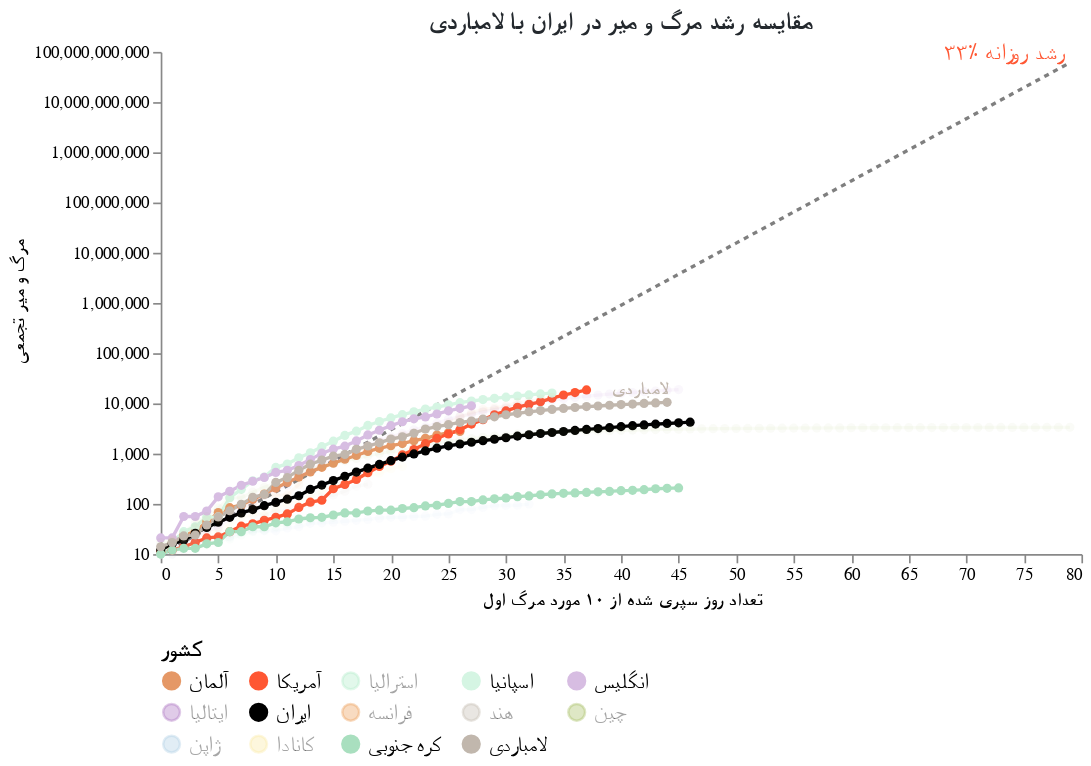

Here is the notebook cell this chart was saved with:
### Markdown cell above
## در لامباردی چه گذشت؟

لومباردی ، منطقه ایی در ایتالیا با تنها ۱۰ میلیون نفر جمعیت ، دارای مرگ و میر بیش از ۴۰۰۰ تن به دلیل کووید ۱۹ است. لومباردی در بالاترین میزان مرگ و میر روزانه خود ، در یک روز ۵۴۶ کشته برجای گذاشت. این نشان می دهد که ویروس حتی در مقیاس جمعیتی کوچک ، احتمالاً به دلیل خدمات مراقبت های بهداشتی اندک میتواند میزان مرگ و میر بالایی داشته باشد.

ایران در مقایسه با لمباردی کجا ایستاده است؟

### Code cell
#hide_input
chart5 = make_since_chart(['انگلیس','ایران',  'آمریکا', 'اسپانیا', 'آلمان', 'کره جنوبی'], ['لامباردی'])
chart5

### Figure 1 — Vega-Lite specification as saved in the notebook (floating-point values rounded to 4 significant figures; data arrays with more than 128 entries replaced by an {"elided": "..."} marker saying what was removed)
{"config": {"view": {"continuousWidth": 400, "continuousHeight": 300, "strokeOpacity": 0}, "axis": {"grid": false}, "title": {"color": "#24292e", "font": "Tahoma", "fontSize": 15}}, "layer": [{"mark": {"type": "line", "color": "black", "opacity": 0.5, "strokeDash": [3, 3]}, "encoding": {"x": {"type": "quantitative", "field": "Days since 10th death"}, "y": {"type": "quantitative", "field": "Confirmed Cases"}}}, {"mark": {"type": "text", "align": "right", "color": "#FF5733", "dy": -6, "fontSize": 14, "text": "۳۳٪ رشد روزانه"}, "encoding": {"x": {"type": "quantitative", "field": "Days since 10th death"}, "y": {"type": "quantitative", "field": "Confirmed Cases"}}, "transform": [{"filter": "(datum['Days since 10th death'] >= 79)"}]}, {"data": {"name": "data-f8c9fd1bc915c23dace419bb4ce1d984"}, "mark": {"type": "line", "point": true}, "encoding": {"color": {"type": "nominal", "field": "Country", "legend": {"columns": 5, "labelFont": "Tahoma", "labelFontSize": 13, "orient": "bottom", "symbolLimit": 100, "title": "کشور", "titleFont": "Tahoma", "titleFontSize": 14}, "scale": {"domain": ["آلمان", "آمریکا", "استرالیا", "اسپانیا", "انگلیس", "ایتالیا", "ایران", "فرانسه", "هند", "چین", "ژاپن", "کانادا", "کره جنوبی", "لامباردی"], "range": ["#E59866", "#FF5733", "#ABEBC6", "#D5F5E3", "#D7BDE2", "#A569BD", "black", "#EB984E", "#C1B7AD", "#A1BA59", "#A9CCE3", "#F9E79F", "#A9DFBF", "#C1B7AD"]}}, "opacity": {"condition": {"value": 1, "selection": "selector002"}, "value": 0.05}, "tooltip": [{"type": "nominal", "field": "Country"}, {"type": "temporal", "field": "Date"}, {"type": "quantitative", "field": "Confirmed Cases"}, {"type": "quantitative", "field": "Days since 10th death"}], "x": {"type": "quantitative", "axis": {"title": "تعداد روز سپری شده از ۱۰ مورد مرگ اول", "titleFont": "Tahoma"}, "field": "Days since 10th death"}, "y": {"type": "quantitative", "axis": {"title": "مرگ و میر تجمعی", "titleFont": "Tahoma"}, "field": "Confirmed Cases", "scale": {"type": "log"}}}, "selection": {"selector002": {"type": "multi", "fields": ["Country"], "bind": "legend", "init": [{"Country": "انگلیس"}, {"Country": "ایران"}, {"Country": "آمریکا"}, {"Country": "اسپانیا"}, {"Country": "آلمان"}, {"Country": "کره جنوبی"}, {"Country": "لامباردی"}]}}, "width": 550}, {"data": {"name": "data-f8c9fd1bc915c23dace419bb4ce1d984"}, "mark": {"type": "text", "align": "right", "dy": -8, "fontWeight": "bold"}, "encoding": {"color": {"type": "nominal", "field": "Country", "legend": {"columns": 5, "labelFont": "Tahoma", "labelFontSize": 13, "orient": "bottom", "symbolLimit": 100, "title": "کشور", "titleFont": "Tahoma", "titleFontSize": 14}, "scale": {"domain": ["آلمان", "آمریکا", "استرالیا", "اسپانیا", "انگلیس", "ایتالیا", "ایران", "فرانسه", "هند", "چین", "ژاپن", "کانادا", "کره جنوبی", "لامباردی"], "range": ["#E59866", "#FF5733", "#ABEBC6", "#D5F5E3", "#D7BDE2", "#A569BD", "black", "#EB984E", "#C1B7AD", "#A1BA59", "#A9CCE3", "#F9E79F", "#A9DFBF", "#C1B7AD"]}}, "opacity": {"condition": {"value": 1, "selection": "selector002"}, "value": 0.05}, "text": {"type": "nominal", "field": "Country"}, "tooltip": [{"type": "nominal", "field": "Country"}, {"type": "temporal", "field": "Date"}, {"type": "quantitative", "field": "Confirmed Cases"}, {"type": "quantitative", "field": "Days since 10th death"}], "x": {"type": "quantitative", "axis": {"title": "تعداد روز سپری شده از ۱۰ مورد مرگ اول", "titleFont": "Tahoma"}, "field": "Days since 10th death"}, "y": {"type": "quantitative", "axis": {"title": "مرگ و میر تجمعی", "titleFont": "Tahoma"}, "field": "Confirmed Cases", "scale": {"type": "log"}}}, "transform": [{"filter": "(datum['Date'] >= 1586563200000)"}], "width": 550}], "data": {"name": "data-61e37c3417393c8a6cc80c454b7f6df1"}, "title": "مقایسه رشد مرگ و میر در ایران با لامباردی", "$schema": "https://vega.github.io/schema/vega-lite/v4.8.1.json", "datasets": {"data-61e37c3417393c8a6cc80c454b7f6df1": [{"Days since 10th death": 0, "Confirmed Cases": 10.0}, {"Days since 10th death": 1, "Confirmed Cases": 13.3}, {"Days since 10th death": 2, "Confirmed Cases": 17.69}, {"Days since 10th death": 3, "Confirmed Cases": 23.53}, {"Days since 10th death": 4, "Confirmed Cases": 31.29}, {"Days since 10th death": 5, "Confirmed Cases": 41.62}, {"Days since 10th death": 6, "Confirmed Cases": 55.35}, {"Days since 10th death": 7, "Confirmed Cases": 73.61}, {"Days since 10th death": 8, "Confirmed Cases": 97.91}, {"Days since 10th death": 9, "Confirmed Cases": 130.2}, {"Days since 10th death": 10, "Confirmed Cases": 173.2}, {"Days since 10th death": 11, "Confirmed Cases": 230.3}, {"Days since 10th death": 12, "Confirmed Cases": 306.4}, {"Days since 10th death": 13, "Confirmed Cases": 407.4}, {"Days since 10th death": 14, "Confirmed Cases": 541.9}, {"Days since 10th death": 15, "Confirmed Cases": 720.7}, {"Days since 10th death": 16, "Confirmed Cases": 958.6}, {"Days since 10th death": 17, "Confirmed Cases": 1275.0}, {"Days since 10th death": 18, "Confirmed Cases": 1696.0}, {"Days since 10th death": 19, "Confirmed Cases": 2255.0}, {"Days since 10th death": 20, "Confirmed Cases": 2999.0}, {"Days since 10th death": 21, "Confirmed Cases": 3989.0}, {"Days since 10th death": 22, "Confirmed Cases": 5306.0}, {"Days since 10th death": 23, "Confirmed Cases": 7056.0}, {"Days since 10th death": 24, "Confirmed Cases": 9385.0}, {"Days since 10th death": 25, "Confirmed Cases": 12480.0}, {"Days since 10th death": 26, "Confirmed Cases": 16600.0}, {"Days since 10th death": 27, "Confirmed Cases": 22080.0}, {"Days since 10th death": 28, "Confirmed Cases": 29370.0}, {"Days since 10th death": 29, "Confirmed Cases": 39060.0}, {"Days since 10th death": 30, "Confirmed Cases": 51950.0}, {"Days since 10th death": 31, "Confirmed Cases": 69090.0}, {"Days since 10th death": 32, "Confirmed Cases": 91890.0}, {"Days since 10th death": 33, "Confirmed Cases": 122200.0}, {"Days since 10th death": 34, "Confirmed Cases": 162500.0}, {"Days since 10th death": 35, "Confirmed Cases": 216200.0}, {"Days since 10th death": 36, "Confirmed Cases": 287500.0}, {"Days since 10th death": 37, "Confirmed Cases": 382400.0}, {"Days since 10th death": 38, "Confirmed Cases": 508600.0}, {"Days since 10th death": 39, "Confirmed Cases": 676400.0}, {"Days since 10th death": 40, "Confirmed Cases": 899600.0}, {"Days since 10th death": 41, "Confirmed Cases": 1197000.0}, {"Days since 10th death": 42, "Confirmed Cases": 1591000.0}, {"Days since 10th death": 43, "Confirmed Cases": 2117000.0}, {"Days since 10th death": 44, "Confirmed Cases": 2815000.0}, {"Days since 10th death": 45, "Confirmed Cases": 3744000.0}, {"Days since 10th death": 46, "Confirmed Cases": 4979000.0}, {"Days since 10th death": 47, "Confirmed Cases": 6623000.0}, {"Days since 10th death": 48, "Confirmed Cases": 8808000.0}, {"Days since 10th death": 49, "Confirmed Cases": 11710000.0}, {"Days since 10th death": 50, "Confirmed Cases": 15580000.0}, {"Days since 10th death": 51, "Confirmed Cases": 20720000.0}, {"Days since 10th death": 52, "Confirmed Cases": 27560000.0}, {"Days since 10th death": 53, "Confirmed Cases": 36660000.0}, {"Days since 10th death": 54, "Confirmed Cases": 48750000.0}, {"Days since 10th death": 55, "Confirmed Cases": 64840000.0}, {"Days since 10th death": 56, "Confirmed Cases": 86240000.0}, {"Days since 10th death": 57, "Confirmed Cases": 114700000.0}, {"Days since 10th death": 58, "Confirmed Cases": 152500000.0}, {"Days since 10th death": 59, "Confirmed Cases": 202900000.0}, {"Days since 10th death": 60, "Confirmed Cases": 269800000.0}, {"Days since 10th death": 61, "Confirmed Cases": 358900000.0}, {"Days since 10th death": 62, "Confirmed Cases": 477300000.0}, {"Days since 10th death": 63, "Confirmed Cases": 634800000.0}, {"Days since 10th death": 64, "Confirmed Cases": 844300000.0}, {"Days since 10th death": 65, "Confirmed Cases": 1123000000.0}, {"Days since 10th death": 66, "Confirmed Cases": 1494000000.0}, {"Days since 10th death": 67, "Confirmed Cases": 1986000000.0}, {"Days since 10th death": 68, "Confirmed Cases": 2642000000.0}, {"Days since 10th death": 69, "Confirmed Cases": 3514000000.0}, {"Days since 10th death": 70, "Confirmed Cases": 4673000000.0}, {"Days since 10th death": 71, "Confirmed Cases": 6215000000.0}, {"Days since 10th death": 72, "Confirmed Cases": 8266000000.0}, {"Days since 10th death": 73, "Confirmed Cases": 10990000000.0}, {"Days since 10th death": 74, "Confirmed Cases": 14620000000.0}, {"Days since 10th death": 75, "Confirmed Cases": 19450000000.0}, {"Days since 10th death": 76, "Confirmed Cases": 25870000000.0}, {"Days since 10th death": 77, "Confirmed Cases": 34400000000.0}, {"Days since 10th death": 78, "Confirmed Cases": 45750000000.0}, {"Days since 10th death": 79, "Confirmed Cases": 60850000000.0}], "data-f8c9fd1bc915c23dace419bb4ce1d984": {"elided": "517 records"}}}
